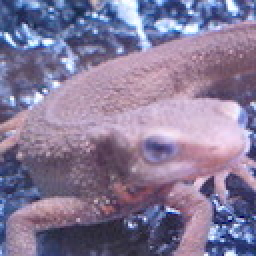
#> input picture images/imori.jpg, 128 x 128 px (shown 2 times larger)
$ python q6_color_threshold.py   (older library calls are emulated)
#> lines starting #> are read from the running program, lines starting #| are printed output that depends on the picture
import cv2 as cv
from matplotlib import pyplot as plot  # 用pyplot做图
import numpy as np


img = cv.imread('../images/imori.jpg')
#> img is the input picture: shape (128, 128, 3); mean B, G, R 152.8, 121.8, 134.1
img_rgb = cv.cvtColor(img, cv.COLOR_BGR2RGB)

img_thresh = np.zeros_like(img_rgb)
for i in range(0, 3):
    level = img_rgb[:, :, i].astype(np.float)
    level = level // 64 * 64 + 32  # 取模，python求余为%
    img_thresh[:, :, i] = level
#> this loop made 3 passes
#> pass 1, `level = img_rgb[:, :, i].astype(np.float)`:
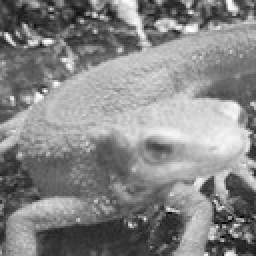
#> level: shape (128, 128) float64 (shown 2 times larger); min 0, max 255, mean 134.1
#> pass 1, `level = level // 64 * 64 + 32`:
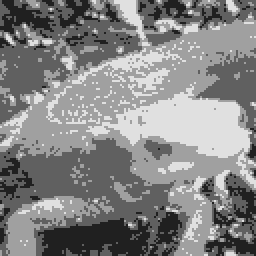
#> level: shape (128, 128) float64 (shown 2 times larger); min 32, max 224, mean 132.5
#> pass 2, `level = img_rgb[:, :, i].astype(np.float)`:
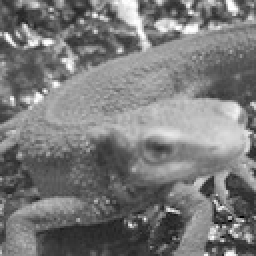
#> level: shape (128, 128) float64 (shown 2 times larger); min 0, max 255, mean 121.8
#> pass 2, `level = level // 64 * 64 + 32`:
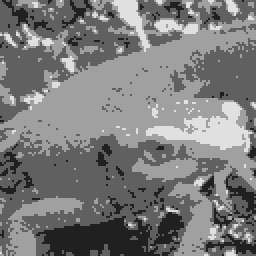
#> level: shape (128, 128) float64 (shown 2 times larger); min 32, max 224, mean 123.1
#> after the loop:
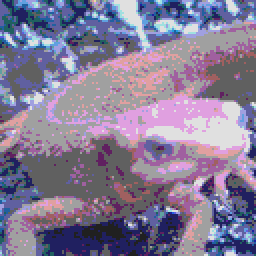
#> img_thresh: shape (128, 128, 3) (shown 2 times larger); mean R, G, B 132.5, 123.1, 150.7
#> after the loop:
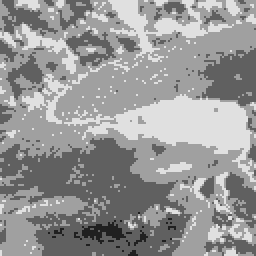
#> level: shape (128, 128) float64 (shown 2 times larger); min 32, max 224, mean 150.7

plot.figure()
plot.subplot(1, 2, 1)
plot.imshow(img_rgb)
plot.title('rgb')
plot.subplot(1, 2, 2)
plot.imshow(img_thresh)
plot.title('threshed')
plot.show()
